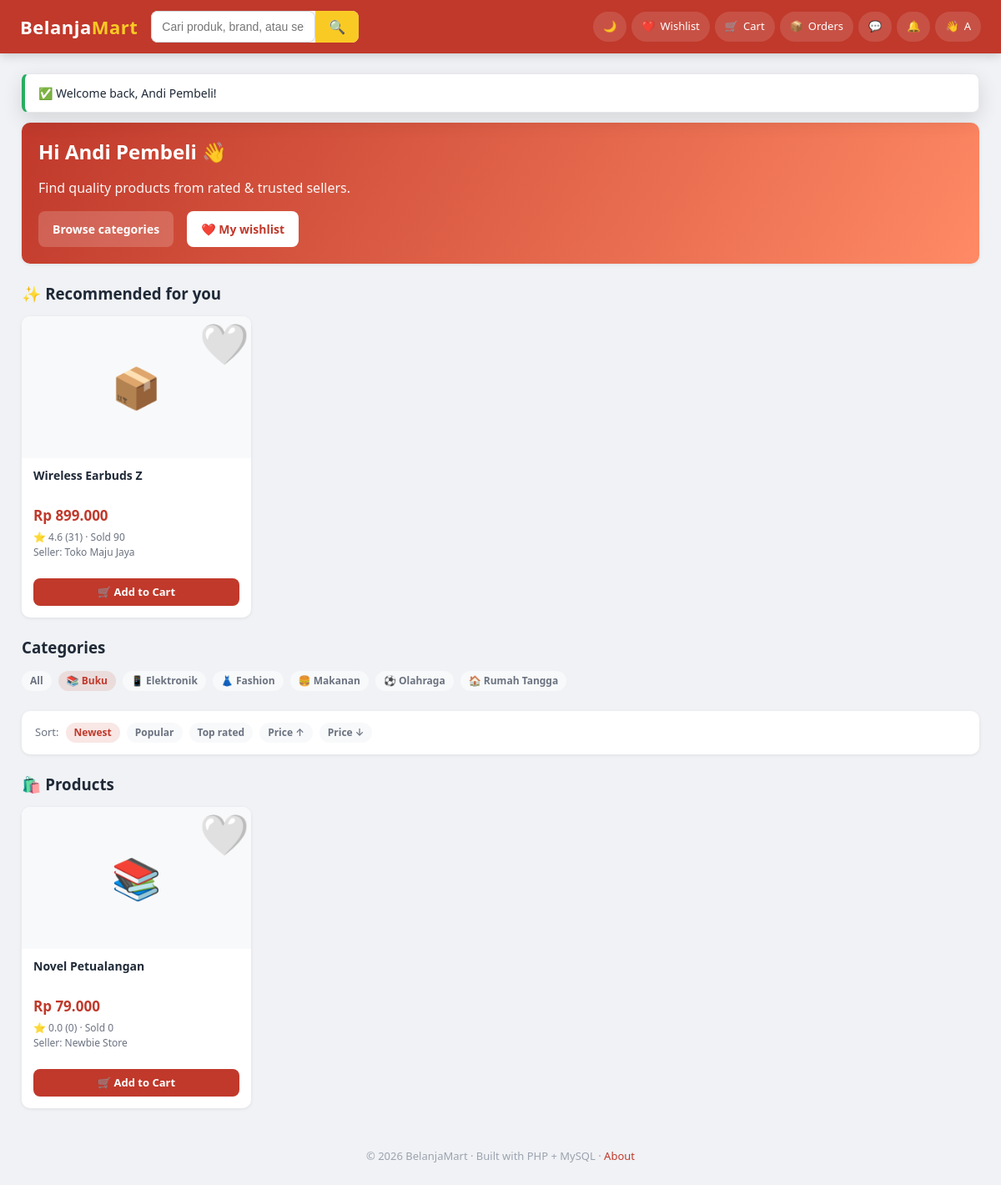
Screenshot of /frontend/pages/buyer/home.php?cat=4 (signed in) with the database file from the repository.
### tables this page shows
CREATE TABLE products (
    product_id     INT AUTO_INCREMENT PRIMARY KEY,
    seller_id      INT NOT NULL,                     
    category_id    INT,
    product_name   VARCHAR(180) NOT NULL,
    description    TEXT,
    price          DECIMAL(12,2) NOT NULL,           
    currency_code  CHAR(3) NOT NULL DEFAULT 'IDR',
    stock          INT NOT NULL DEFAULT 0,
    image          VARCHAR(255) DEFAULT NULL,
    weight_grams   INT NOT NULL DEFAULT 500,
    is_active      TINYINT(1) NOT NULL DEFAULT 1,
    average_rating DECIMAL(3,2) NOT NULL DEFAULT 0,
    total_reviews  INT NOT NULL DEFAULT 0,
    total_sold     INT NOT NULL DEFAULT 0,
    views          INT NOT NULL DEFAULT 0,
    created_at     TIMESTAMP DEFAULT CURRENT_TIMESTAMP,
    updated_at     TIMESTAMP DEFAULT CURRENT_TIMESTAMP ON UPDATE CURRENT_TIMESTAMP,
    FOREIGN KEY (seller_id)     REFERENCES users(user_id) ON DELETE CASCADE,
    FOREIGN KEY (category_id)   REFERENCES categories(category_id) ON DELETE SET NULL,
    FOREIGN KEY (currency_code) REFERENCES currencies(currency_code),
    INDEX idx_seller   (seller_id),
    INDEX idx_category (category_id),
    INDEX idx_active   (is_active),
    FULLTEXT KEY ft_name_desc (product_name, description)
);

CREATE TABLE currencies (
    currency_code  CHAR(3) PRIMARY KEY,             
    symbol         VARCHAR(8)   NOT NULL,
    name           VARCHAR(60)  NOT NULL,
     
    rate_to_usd    DECIMAL(18,6) NOT NULL DEFAULT 1,
    updated_at     TIMESTAMP DEFAULT CURRENT_TIMESTAMP ON UPDATE CURRENT_TIMESTAMP
);

CREATE TABLE seller_profiles (
    user_id        INT PRIMARY KEY,
    shop_name      VARCHAR(120) NOT NULL,
    description    TEXT,
    banner         VARCHAR(255) DEFAULT NULL,
     
    avg_rating         DECIMAL(3,2)  NOT NULL DEFAULT 0,
    total_reviews      INT NOT NULL DEFAULT 0,
    total_sales        INT NOT NULL DEFAULT 0,         
    total_cancellations INT NOT NULL DEFAULT 0,
    response_time_min  INT NOT NULL DEFAULT 0,         
    cancellation_rate  DECIMAL(5,2) NOT NULL DEFAULT 0,    
    delivery_success_rate DECIMAL(5,2) NOT NULL DEFAULT 100,
    is_verified        TINYINT(1) NOT NULL DEFAULT 0,
    FOREIGN KEY (user_id) REFERENCES users(user_id) ON DELETE CASCADE
);

CREATE TABLE categories (
    category_id    INT AUTO_INCREMENT PRIMARY KEY,
    category_name  VARCHAR(100) NOT NULL,
    icon           VARCHAR(20)  DEFAULT '📦',
    parent_id      INT NULL,
    FOREIGN KEY (parent_id) REFERENCES categories(category_id) ON DELETE SET NULL
);

### backend/config/bootstrap.php (called while the page is built, shortened)
<?php
if (!defined('BM_BOOTSTRAPPED')) {
    $cfg = $GLOBALS['BM_CONFIG'];
    spl_autoload_register(function ($class) {
        $roots = [
            __DIR__ . '/../core/',
            __DIR__ . '/../models/',
            __DIR__ . '/../services/',
            __DIR__ . '/../controllers/',
            __DIR__ . '/../middleware/',
        ];
        foreach ($roots as $root) {
            $file = $root . $class . '.php';
            if (is_file($file)) {
                return;
            }
        }
    });
    foreach (['uploads', 'chat', 'logs'] as $key) {
        $path = $cfg['storage'][$key] ?? null;
        if ($path && !is_dir($path)) {
            @mkdir($path, 0777, true);
        }
    }
    require_once __DIR__ . '/../core/helpers.php';
}

### backend/core/Database.php (called while the page is built, shortened)
<?php
class Database
{
    private static ?PDO $pdo = null;
    public static function pdo(): PDO
    {
        if (self::$pdo instanceof PDO) {
            return self::$pdo;
        }
        $cfg  = config('db');
        $dsn  = sprintf(
            'mysql:host=%s;port=%d;dbname=%s;charset=%s',
            $cfg['host'], $cfg['port'], $cfg['database'], $cfg['charset']
        );
        try {
            self::$pdo = new PDO($dsn, $cfg['username'], $cfg['password'], [
                PDO::ATTR_ERRMODE            => PDO::ERRMODE_EXCEPTION,
                PDO::ATTR_DEFAULT_FETCH_MODE => PDO::FETCH_ASSOC,
                PDO::ATTR_EMULATE_PREPARES   => false,
            ]);
        } catch (PDOException $e) {
            http_response_code(500);
            die('Database connection failed: ' . $e->getMessage());
        }
        return self::$pdo;
    }
    public static function run(string $sql, array $params = []): PDOStatement
    {
        $stmt = self::pdo()->prepare($sql);
        $stmt->execute($params);
        return $stmt;
    }
    public static function all(string $sql, array $params = []): array
    {
        return self::run($sql, $params)->fetchAll();
    }
}

### backend/models/ProductModel.php (called while the page is built, shortened)
<?php
class ProductModel
{
    public static function search(array $filters = []): array
    {
        $where  = ['p.is_active = 1'];
        $params = [];
        if (!empty($filters['category_id'])) {
            $where[]  = 'p.category_id = ?';
            $params[] = (int) $filters['category_id'];
        }
        if (!empty($filters['in_stock'])) {
            $where[] = 'p.stock > 0';
        }
        $orderBy = match ($filters['sort'] ?? '') {
            'price_asc'  => 'p.price ASC',
            'price_desc' => 'p.price DESC',
            'rating'     => 'p.average_rating DESC, p.total_reviews DESC',
            'popular'    => 'p.total_sold DESC',
            default      => 'p.created_at DESC',
        };
        $sql = "SELECT p.*, c.category_name, c.icon AS category_icon,
                       u.name AS seller_name, sp.shop_name,
                       sp.avg_rating AS seller_rating, sp.is_verified AS seller_verified
                FROM products p
                LEFT JOIN categories c     ON p.category_id = c.category_id
                LEFT JOIN users u          ON p.seller_id   = u.user_id
                LEFT JOIN seller_profiles sp ON sp.user_id  = u.user_id
                WHERE " . implode(' AND ', $where) . "
                ORDER BY $orderBy";
        $limit  = (int) ($filters['limit']  ?? 24);
        $offset = (int) ($filters['offset'] ?? 0);
        $sql   .= " LIMIT $limit OFFSET $offset";
        return Database::all($sql, $params);
    }
    public static function categories(): array
    {
        return Database::all("SELECT * FROM categories ORDER BY category_name");
    }
}

### backend/services/RecommendationService.php (called while the page is built, shortened)
<?php
class RecommendationService
{
    public static function topPicks(int $userId, int $limit = 8): array
    {
        $cats = Database::all("
            SELECT DISTINCT p.category_id
            FROM order_items oi
            JOIN orders o   ON o.order_id = oi.order_id
            JOIN products p ON p.product_id = oi.product_id
            WHERE o.user_id = ?
        ", [$userId]);
        $ids = array_column($cats, 'category_id');
        $in  = implode(',', array_map('intval', $ids));
        return Database::all("
            SELECT p.*, u.name AS seller_name, sp.shop_name,
                   (p.average_rating * 0.7 + LEAST(p.total_sold/100,1) * 0.3) AS score
            FROM products p
            JOIN users u            ON u.user_id    = p.seller_id
            LEFT JOIN seller_profiles sp ON sp.user_id = u.user_id
            WHERE p.is_active = 1
              AND p.stock > 0
              AND p.category_id IN ($in)
              AND p.product_id NOT IN (
                  SELECT oi.product_id FROM order_items oi
                  JOIN orders o ON o.order_id = oi.order_id
                  WHERE o.user_id = ?
              )
            ORDER BY score DESC, p.average_rating DESC
            LIMIT $limit
        ", [$userId]);
    }
}

### backend/models/WishlistModel.php (called while the page is built, shortened)
<?php
class WishlistModel
{
    public static function listFor(int $userId): array
    {
        return Database::all("
            SELECT p.*, w.created_at AS added_at,
                   sp.shop_name, u.name AS seller_name
            FROM wishlist w
            JOIN products p ON p.product_id = w.product_id
            JOIN users u    ON u.user_id    = p.seller_id
            LEFT JOIN seller_profiles sp ON sp.user_id = u.user_id
            WHERE w.user_id = ?
            ORDER BY w.created_at DESC
        ", [$userId]);
    }
}

### backend/core/Currency.php (called while the page is built, shortened)
<?php
class Currency
{
    private static array $cache = [];
    public static function load(): array
    {
        if (!empty(self::$cache)) return self::$cache;
        $rows = Database::all("SELECT * FROM currencies");
        foreach ($rows as $r) self::$cache[$r['currency_code']] = $r;
        return self::$cache;
    }
    public static function symbol(string $code): string
    {
        $all = self::load();
        return $all[$code]['symbol'] ?? $code;
    }
    public static function convert(float $amount, string $from, string $to): float
    {
        if ($from === $to) return $amount;
        $usd = $amount / max(self::rate($from), 0.0000001);
        return $usd * self::rate($to);
    }
    public static function format(float $amount, string $code): string
    {
        $sym = self::symbol($code);
        $decimals = in_array($code, ['IDR', 'JPY'], true) ? 0 : 2;
        return $sym . ' ' . number_format($amount, $decimals, ',', '.');
    }
    public static function display(float $amount, string $from, string $to): string
    {
        return self::format(self::convert($amount, $from, $to), $to);
    }
}

### frontend/pages/buyer/home.php (the view, shortened to what this page needs)
<?php
require_once __DIR__ . '/../../../backend/config/bootstrap.php';
$user        = current_user();
$displayCur  = $user['currency'] ?? 'IDR';
$filters = [
    'category_id' => (int) ($_GET['cat'] ?? 0) ?: null,
    'search'      => trim((string) ($_GET['q'] ?? '')) ?: null,
    'sort'        => $_GET['sort'] ?? null,
    'limit'       => 24,
    'in_stock'    => true,
];
$products      = ProductModel::search($filters);
$categories    = ProductModel::categories();
$recommendations = RecommendationService::topPicks((int) $user['user_id'], 8);
$wishlistIds   = array_column(WishlistModel::listFor((int) $user['user_id']), 'product_id');
?>
<div class="card" style="background: linear-gradient(120deg, var(--color-primary), #ff8a65); color:#fff; margin-bottom:24px;">
    <h2 style="font-size:24px;">Hi <?= e($user['name']) ?> 👋</h2>
    <p style="opacity:.95;">Find quality products from rated &amp; trusted sellers.</p>
    <div class="row mt-2">
        <a class="btn" style="background:rgba(255,255,255,.18); color:#fff;" href="#categories">Browse categories</a>
        <a class="btn" style="background:#fff; color:var(--color-primary);" href="<?= base_url('/frontend/pages/buyer/wishlist.php') ?>">❤️ My wishlist</a>
    </div>
</div>
<?php if (!empty($recommendations)): ?>
<h3 class="mb-2">✨ Recommended for you</h3>
<div class="grid grid-cards mb-3">
    <?php foreach ($recommendations as $p):
        $p['_wished'] = in_array($p['product_id'], $wishlistIds, true);
        component('product_card', ['p' => $p, 'displayCurrency' => $displayCur]);
    endforeach; ?>
</div>
<?php endif; ?>
<h3 id="categories" class="mb-2">Categories</h3>
<div class="row mb-3" style="gap:8px; flex-wrap:wrap;">
    <a class="tag <?= empty($filters['category_id']) ? 'tag-primary' : '' ?>" href="<?= base_url('/frontend/pages/buyer/home.php') ?>">All</a>
    <?php foreach ($categories as $c): ?>
        <a class="tag <?= ($filters['category_id'] ?? 0) == $c['category_id'] ? 'tag-primary' : '' ?>"
           href="<?= base_url('/frontend/pages/buyer/home.php?cat=' . (int) $c['category_id']) ?>">
            <?= e($c['icon']) ?> <?= e($c['category_name']) ?>
        </a>
    <?php endforeach; ?>
</div>
<div class="card card-tight mb-3" style="display:flex; gap:8px; align-items:center; flex-wrap:wrap;">
    <span class="text-muted fs-13">Sort:</span>
    <?php
    $sorts = [
        '' => 'Newest',
        'popular' => 'Popular',
        'rating' => 'Top rated',
        'price_asc' => 'Price ↑',
        'price_desc' => 'Price ↓',
    ];
    $params = $_GET;
    foreach ($sorts as $key => $label):
        $params['sort'] = $key;
        $href = base_url('/frontend/pages/buyer/home.php?' . http_build_query($params));
        $active = ($_GET['sort'] ?? '') === $key;
    ?>
        <a class="tag <?= $active ? 'tag-primary' : '' ?>" href="<?= $href ?>"><?= e($label) ?></a>
    <?php endforeach; ?>
</div>
<h3 class="mb-2">
    🛍️ Products
</h3>
<?php if (empty($products)): ?>
    <div class="card center" style="padding: 50px; flex-direction: column;">
        <div style="font-size:50px;">🔍</div>
        <p class="text-muted">No products match your filters.</p>
    </div>
<?php else: ?>
<div class="grid grid-cards">
    <?php foreach ($products as $p):
        $p['_wished'] = in_array($p['product_id'], $wishlistIds, true);
    endforeach; ?>
</div>
<?php endif; ?>

### frontend/components/product_card.php (shortened to what this page needs)
<?php
$display = $displayCurrency ?? ($p['currency_code'] ?? 'IDR');
$priceText = Currency::display(
    (float) $p['price'],
    $p['currency_code'] ?? 'IDR',
    $display
);
$wished = !empty($p['_wished']);
?>
<div class="product-card">
    <a href="<?= base_url('/frontend/pages/shared/product_detail.php?id=' . (int) $p['product_id']) ?>" style="color:inherit;">
        <div class="img">
            <?php if (!empty($p['image'])): ?>
                <img src="<?= base_url('/storage/uploads/' . e($p['image'])) ?>" alt="<?= e($p['product_name']) ?>" style="object-fit:cover; width:100%; height:100%;">
            <?php else: ?>
                <?= e($p['category_icon'] ?? '📦') ?>
            <?php endif; ?>
            <?php if (current_user() && (current_user()['role'] ?? null) === 'buyer'): ?>
                <form method="POST" action="<?= base_url('/frontend/pages/buyer/wishlist.php') ?>" style="position:absolute; top:8px; right:8px;">
                    <button type="submit" class="wish-btn <?= $wished ? 'active' : '' ?>" title="Wishlist">
                        <?= $wished ? '❤️' : '🤍' ?>
                    </button>
                </form>
            <?php endif; ?>
        </div>
        <div class="body">
            <div class="name"><?= e($p['product_name']) ?></div>
            <div class="price"><?= $priceText ?></div>
            <div class="meta">⭐ <?= number_format((float) $p['average_rating'], 1) ?>
                (<?= (int) $p['total_reviews'] ?>) · Sold <?= (int) ($p['total_sold'] ?? 0) ?></div>
            <div class="meta">Seller: <?= e($p['shop_name'] ?? $p['seller_name'] ?? '-') ?>
            </div>
        </div>
    </a>
    <div class="body" style="padding-top:0;">
        <div class="actions">
            <a href="<?= base_url('/frontend/pages/buyer/cart.php?add=' . (int) $p['product_id']) ?>" class="btn btn-primary btn-sm btn-block">🛒 Add to Cart</a>
        </div>
    </div>
</div>

### rows the page displays
products: category_icon "📦", product_name "Wireless Earbuds Z", priceText "Rp 899.000", average_rating "4.6", total_reviews "31", total_sold "90", seller_profiles.shop_name "Toko Maju Jaya"
categories: icon "📚", category_name "Buku"
categories: icon "📱", category_name "Elektronik"
categories: icon "👗", category_name "Fashion"
categories: icon "🍔", category_name "Makanan"
categories: icon "⚽", category_name "Olahraga"
categories: icon "🏠", category_name "Rumah Tangga"
products: category.icon "📚", product_name "Novel Petualangan", priceText "Rp 79.000", average_rating "0.0", total_reviews "0", total_sold "0", seller_profiles.shop_name "Newbie Store"

### other values shown
mb_strtoupper(mb_substr($user['name'], 0, 1)) "A"
$ok "Welcome back, Andi Pembeli!"
$user['name'] "Andi Pembeli"
$label "Newest"
$label "Popular"
$label "Top rated"
$label "Price ↑"
$label "Price ↓"
